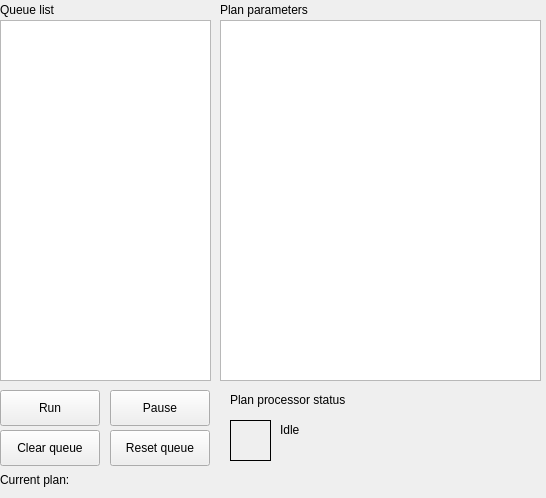
<?xml version="1.0" encoding="UTF-8"?>
<ui version="4.0">
 <class>Form</class>
 <widget class="QWidget" name="Form">
  <property name="geometry">
   <rect>
    <x>0</x>
    <y>0</y>
    <width>546</width>
    <height>498</height>
   </rect>
  </property>
  <property name="windowTitle">
   <string>Form</string>
  </property>
  <widget class="QListWidget" name="listWidget_plan_queue">
   <property name="geometry">
    <rect>
     <x>0</x>
     <y>20</y>
     <width>211</width>
     <height>361</height>
    </rect>
   </property>
   <property name="selectionMode">
    <enum>QAbstractItemView::ExtendedSelection</enum>
   </property>
  </widget>
  <widget class="QPushButton" name="pushButton_pause_queue">
   <property name="geometry">
    <rect>
     <x>110</x>
     <y>390</y>
     <width>100</width>
     <height>36</height>
    </rect>
   </property>
   <property name="text">
    <string>Pause</string>
   </property>
   <property name="checkable">
    <bool>true</bool>
   </property>
  </widget>
  <widget class="QPushButton" name="pushButton_run_queue">
   <property name="geometry">
    <rect>
     <x>0</x>
     <y>390</y>
     <width>100</width>
     <height>36</height>
    </rect>
   </property>
   <property name="text">
    <string>Run</string>
   </property>
  </widget>
  <widget class="QPushButton" name="pushButton_clear_queue">
   <property name="geometry">
    <rect>
     <x>0</x>
     <y>430</y>
     <width>100</width>
     <height>36</height>
    </rect>
   </property>
   <property name="text">
    <string>Clear queue</string>
   </property>
  </widget>
  <widget class="QListWidget" name="listWidget_plan_properties">
   <property name="geometry">
    <rect>
     <x>220</x>
     <y>20</y>
     <width>321</width>
     <height>361</height>
    </rect>
   </property>
  </widget>
  <widget class="QLabel" name="label">
   <property name="geometry">
    <rect>
     <x>0</x>
     <y>0</y>
     <width>81</width>
     <height>20</height>
    </rect>
   </property>
   <property name="text">
    <string>Queue list</string>
   </property>
  </widget>
  <widget class="QLabel" name="label_plan_parameters">
   <property name="geometry">
    <rect>
     <x>220</x>
     <y>0</y>
     <width>131</width>
     <height>20</height>
    </rect>
   </property>
   <property name="text">
    <string>Plan parameters</string>
   </property>
  </widget>
  <widget class="QLabel" name="label_2">
   <property name="geometry">
    <rect>
     <x>230</x>
     <y>390</y>
     <width>201</width>
     <height>20</height>
    </rect>
   </property>
   <property name="text">
    <string>Plan processor status</string>
   </property>
  </widget>
  <widget class="QLabel" name="label_plan_processor_current_plan">
   <property name="geometry">
    <rect>
     <x>0</x>
     <y>470</y>
     <width>521</width>
     <height>20</height>
    </rect>
   </property>
   <property name="text">
    <string>Current plan:</string>
   </property>
  </widget>
  <widget class="QLabel" name="label_plan_processor_status_indicator">
   <property name="geometry">
    <rect>
     <x>230</x>
     <y>420</y>
     <width>41</width>
     <height>41</height>
    </rect>
   </property>
   <property name="frameShape">
    <enum>QFrame::Box</enum>
   </property>
   <property name="text">
    <string/>
   </property>
  </widget>
  <widget class="QLabel" name="label_plan_processor_status_text">
   <property name="geometry">
    <rect>
     <x>280</x>
     <y>420</y>
     <width>251</width>
     <height>20</height>
    </rect>
   </property>
   <property name="text">
    <string>Idle</string>
   </property>
  </widget>
  <widget class="QPushButton" name="pushButton_reset_queue">
   <property name="geometry">
    <rect>
     <x>110</x>
     <y>430</y>
     <width>100</width>
     <height>36</height>
    </rect>
   </property>
   <property name="text">
    <string>Reset queue</string>
   </property>
  </widget>
 </widget>
 <resources/>
 <connections/>
</ui>
